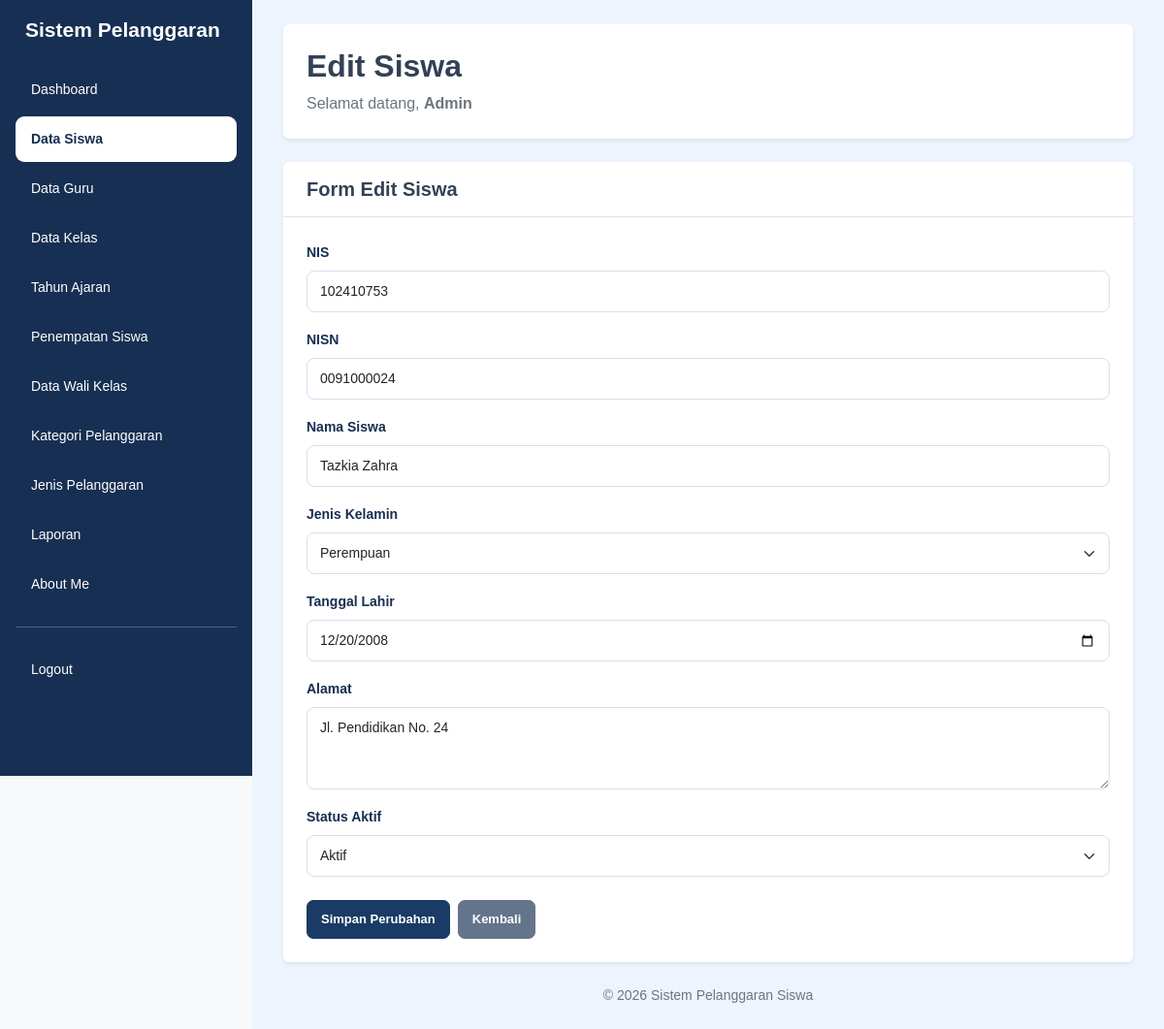
Before: /edit_siswa.php?id=167 (signed in) with the older database file.
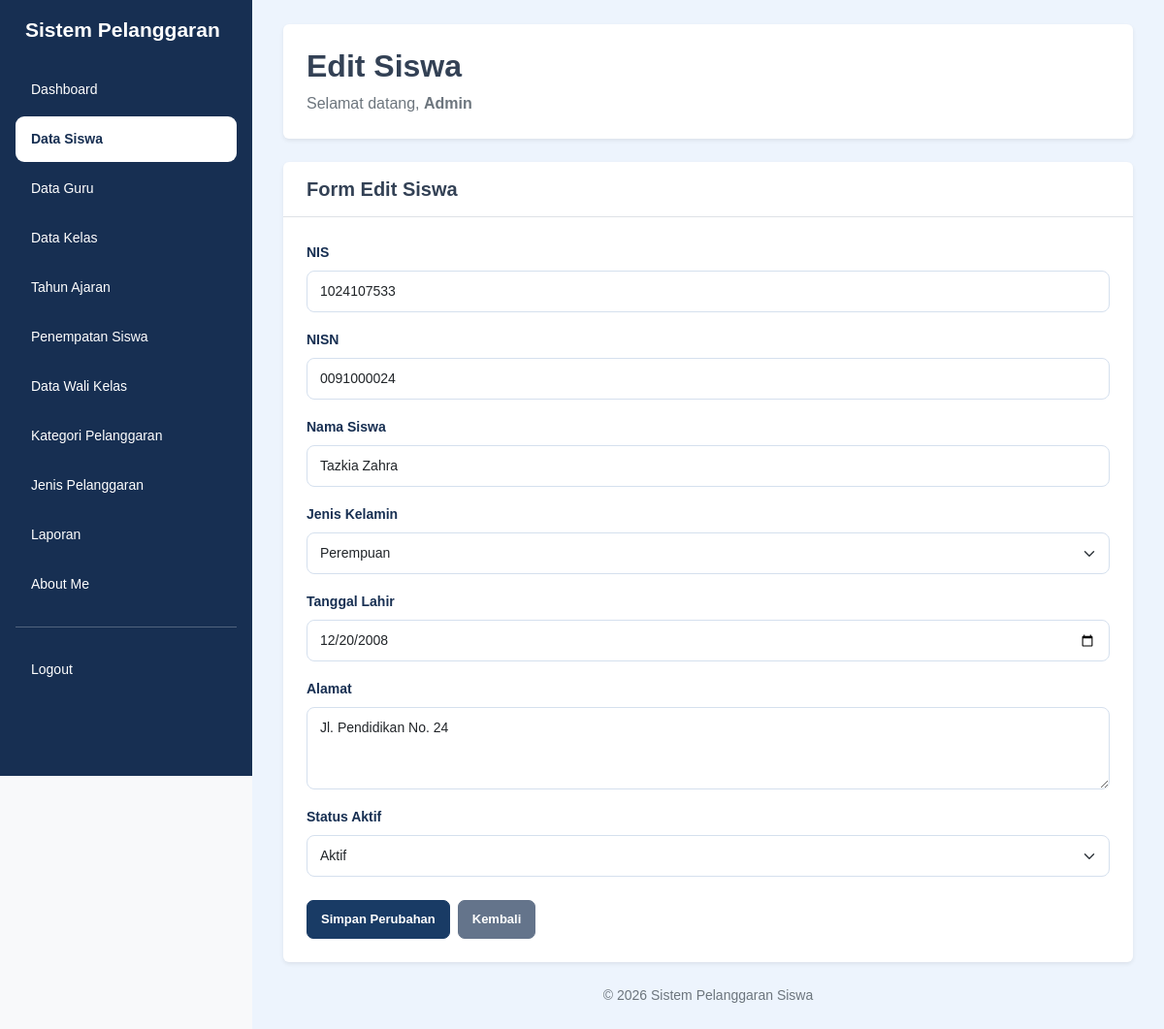
After: the same page with the newer database file.
### tables this page shows
CREATE TABLE `t_siswa` (
  `id` int(11) NOT NULL,
  `nis` varchar(30) NOT NULL,
  `nisn` varchar(20) NOT NULL,
  `nama` varchar(150) NOT NULL,
  `jenis_kelamin` char(1) NOT NULL,
  `tanggal_lahir` date NOT NULL,
  `alamat` text NOT NULL,
  `status_aktif` tinyint(1) NOT NULL,
  `created_at` timestamp NOT NULL DEFAULT current_timestamp(),
  `updated_at` timestamp NOT NULL DEFAULT current_timestamp()
);

### edit_siswa.php (the view, shortened to what the changed rows need)
<?php
include "config/koneksi.php";
$id = isset($_GET['id']) ? (int) $_GET['id'] : 0;
$query = mysqli_query($koneksi, "
    SELECT * FROM t_siswa
    WHERE id = $id
    LIMIT 1
");
$data = mysqli_fetch_assoc($query);
?>
<!DOCTYPE html>
<html lang="id">
<head>
    <link href="https://cdn.jsdelivr.net/npm/bootstrap@5.3.8/dist/css/bootstrap.min.css" rel="stylesheet">
    <link rel="stylesheet" href="style/style.css">
</head>
<body class="bg-light">
<div class="container-fluid">
    <div class="row">
        <main class="content-main">
            <div class="page-content">
                <div class="bg-white rounded shadow-sm p-4 mb-4">
                    <h2 class="fw-bold">Edit Siswa</h2>
                </div>
                <div class="bg-white rounded shadow-sm mb-4">
                    <div class="p-4">
                        <form action="proses_edit_siswa.php" method="POST">
                            <div class="mb-3">
                                <label class="form-label">NIS</label>
                                <input
                                    type="text"
                                    name="nis"
                                    class="form-control"
                                    placeholder="Masukkan NIS"
                                    maxlength="10"
                                    value="<?= htmlspecialchars($data['nis']); ?>"
                                    required
                                >
                            </div>
                            <div class="mb-3">
                                <label class="form-label">NISN</label>
                                <input
                                    type="text"
                                    name="nisn"
                                    class="form-control"
                                    placeholder="Masukkan NISN"
                                    maxlength="10"
                                    value="<?= htmlspecialchars($data['nisn']); ?>"
                                    required
                                >
                            </div>
                            <div class="mb-3">
                                <label class="form-label">Nama Siswa</label>
                                <input
                                    type="text"
                                    name="nama"
                                    class="form-control"
                                    placeholder="Masukkan nama siswa"
                                    value="<?= htmlspecialchars($data['nama']); ?>"
                                    required
                                >
                            </div>
                            <div class="mb-3">
                                <label class="form-label">Jenis Kelamin</label>
                                <select name="jenis_kelamin" class="form-select" required>
                                    <option value="P" <?= $data['jenis_kelamin'] == 'P' ? 'selected' : ''; ?>>
                                        Perempuan
                                    </option>
                                </select>
                            </div>
                            <div class="mb-3">
                                <label class="form-label">Tanggal Lahir</label>
                                <input
                                    type="date"
                                    name="tanggal_lahir"
                                    class="form-control"
                                    value="<?= htmlspecialchars($data['tanggal_lahir']); ?>"
                                    required
                                >
                            </div>
                            <div class="mb-3">
                                <label class="form-label">Alamat</label>
                                <textarea
                                    name="alamat"
                                    class="form-control"
                                    rows="3"
                                    placeholder="Masukkan alamat siswa"
                                    required
                                ><?= htmlspecialchars($data['alamat']); ?></textarea>
                            </div>
                            <div class="mb-4">
                                <label class="form-label">Status Aktif</label>
                                <select name="status_aktif" class="form-select" required>
                                    <option value="1" <?= $data['status_aktif'] == 1 ? 'selected' : ''; ?>>
                                        Aktif
                                    </option>
                                </select>
                            </div>
                        </form>
                    </div>
                </div>
            </div>
        </main>
    </div>
</div>
</body>
</html>

Changed rows visible on the page:
changed t_siswa "Tazkia Zahra": nis "102410753" → "1024107533"
